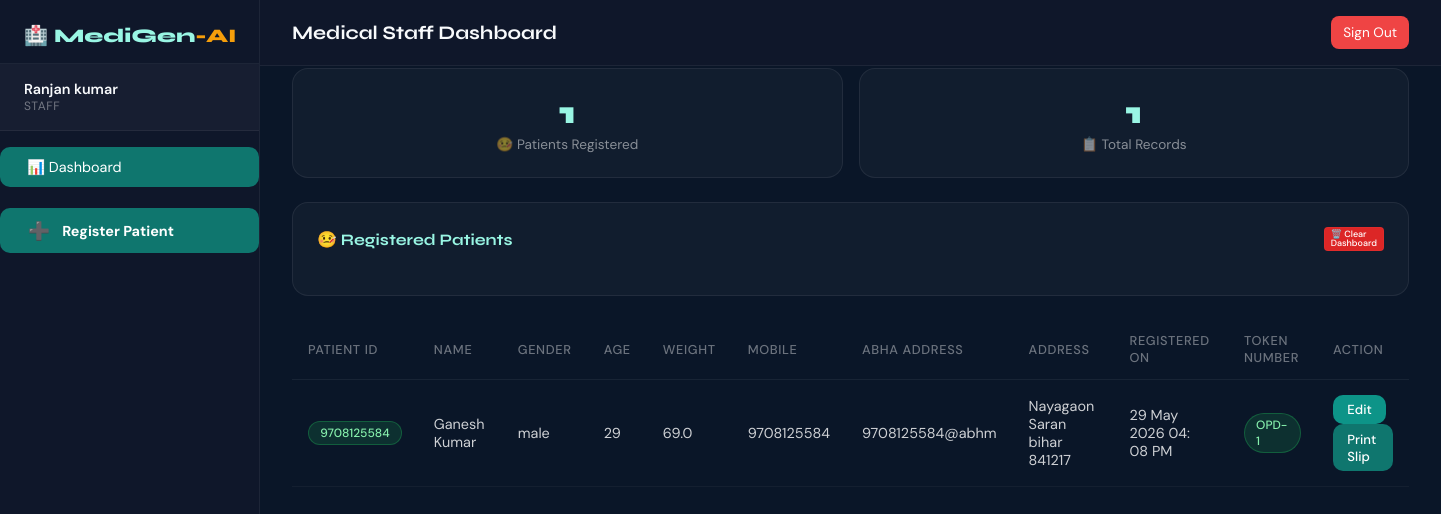
The app's page /staff (signed in) with its own data.
### app.py (models this page shows)
class Patient(db.Model):
    id = db.Column(db.Integer, primary_key=True)
    patient_id = db.Column(db.String(20), unique=True, nullable=False)
    user_id = db.Column(db.Integer, db.ForeignKey('user.id'))
    assigned_doctor_id = db.Column(db.Integer, db.ForeignKey('user.id'))
    name = db.Column(db.String(100), nullable=False)
    gender = db.Column(db.String(20))
    mobile = db.Column(db.String(15))
    email = db.Column(db.String(100))
    abha_address = db.Column(db.String(100))
    address = db.Column(db.String(300))
    age = db.Column(db.Integer)
    weight = db.Column(db.Float)
    registered_by = db.Column(db.Integer, db.ForeignKey('user.id'))
    registered_at = db.Column(db.DateTime, default=get_india_time)

### app.py (the view)
@app.route('/staff')
def staff_dashboard():
    if session.get('role') != 'staff':
        return redirect(url_for('login'))
    patients = Patient.query.filter_by(registered_by=session['user_id']).all()
    return render_template('staff/dashboard.html', patients=patients)

### templates/staff/dashboard.html (shortened to what this page needs)
{% extends 'base.html' %}
{% block page_title %}Medical Staff Dashboard{% endblock %}
{% block sidebar_nav %}
<a href="/staff" class="nav-item" style="background:#0f766e;color:white;border-radius:10px;">📊</span> Dashboard</a><br>
<a href="/staff/register-patient" class="nav-item"
style="background:#0f766e;color:white;border-radius:10px;"><span class="icon">➕</span> <strong>Register Patient</strong></a>
{% endblock %}
{% block content %}
<div class="stats-grid">
    <div class="stat-card">
        <div class="stat-num">{{ patients|length }}</div>
        <div class="stat-label">🤒 Patients Registered</div>
    </div>
    <div class="stat-card">
        <div class="stat-num">{{ patients|selectattr('registered_at')|list|length }}</div>
        <div class="stat-label">📋 Total Records</div>
    </div>
</div>
<div class="card">
    <div style="display:flex;align-items:center;justify-content:space-between;margin-bottom:1.2rem">
        <div class="card-title" style="margin-bottom:0">🤒 Registered Patients</div>
<a href="/staff/clear-dashboard"
   class="btn btn-danger btn-sm"
 style="
   background:#dc2626;
   color:white;
   padding:2px 6px;
   border-radius:4px;
   text-decoration:none;
   font-size:9px;
   font-weight:500;
   line-height:1;"
   onclick="return confirm('Clear all dashboard records?')">
   🗑️ Clear<br>Dashboard
</a>
</div>
</div>
    {% if patients %}
    <table>
        <thead>
            <tr>
                <th>Patient ID</th>
                <th>Name</th>
                <th>gender</th>
                <th>Age</th>
                <th>weight</th>
                <th>Mobile</th>
                <th>Abha Address</th>
                <th>Address</th>
                <th>Registered On</th>
                <th>Token Number</th>
                <th>Action</th>
            </tr>
        </thead>
        <tbody>
            {% for p in patients %}
            <tr>
                <td><span class="badge badge-green">{{ p.patient_id }}</span></td>
                <td>{{ p.name }}</td>
                <td>{{ p.gender or '-' }}</td>
                <td>{{ p.age or '—' }}</td>
                <td>{{ p.weight or '—' }}</td>
                <td>{{ p.mobile or '—' }}</td>
                <td>{{ p.abha_address or '—' }}</td>
                <td>{{ p.address or '—' }}</td>
                <td>{{ p.registered_at.strftime('%d %b %Y %I: %M %p') if p.registered_at else '—' }}</td>
                 <td>
                 <span class="badge badge-green">
                 OPD-{{ p.id }}
                 </span>
                </td>
                <td>
                  <a href="/edit_patient/{{ p.id }}"
                  class="btn btn-primary btn-sm">
                  Edit
                 </a>
                 <a href="/print-opd-slip/{{ p.id }}"
                class="btn btn-success btn-sm"
                target="_blank"
                style ="background:#0f766e;color:white;">
                 Print Slip
                 </a>
                </td>
        </tr>
       {% endfor %}
        </tbody>
    </table>
    {% else %}
    <div class="empty-state">
        <div class="icon">🤒</div>
        <p>No patients registered yet.</p>
        <a href="/staff/register-patient" class="btn btn-primary" style="margin-top:1rem">Register First Patient</a>
    </div>
    {% endif %}
</div>
{% endblock %}

### templates/base.html (style rules this page uses)
:root { --teal: #0d9488; --teal-dark: #0f766e; --teal-light: #99f6e4; --navy: #0f172a; --slate: #1e293b; --white: #f8fafc; --accent: #f59e0b; --danger: #ef4444; --success: #22c55e; --sidebar-w: 260px; }
* { margin: 0; padding: 0; box-sizing: border-box; }
body { font-family: 'DM Sans', sans-serif; background: #0a1628; color: var(--white); display: flex; min-height: 100vh; }
.nav-item { display: flex; align-items: center; gap: 0.7rem; padding: 0.7rem 1.5rem; color: rgba(255,255,255,0.5); text-decoration: none; font-size: 0.9rem; transition: all 0.2s; border-left: 3px solid transparent; }
.nav-item .icon { font-size: 1.1rem; width: 1.5rem; text-align: center; }
.card { background: rgba(255,255,255,0.03); border: 1px solid rgba(255,255,255,0.07); border-radius: 16px; padding: 1.5rem; margin-bottom: 1.5rem; }
.card-title { font-family: 'Syne', sans-serif; font-size: 1rem; font-weight: 700; margin-bottom: 1.2rem; color: var(--teal-light); }
.stats-grid { display: grid; grid-template-columns: repeat(auto-fit, minmax(180px, 1fr)); gap: 1rem; margin-bottom: 1.5rem; }
.stat-card { background: rgba(255,255,255,0.03); border: 1px solid rgba(255,255,255,0.07); border-radius: 16px; padding: 1.5rem; text-align: center; }
.stat-num { font-family: 'Syne', sans-serif; font-size: 2rem; font-weight: 800; color: var(--teal-light); }
.stat-label { font-size: 0.85rem; color: rgba(255,255,255,0.5); margin-top: 0.3rem; }
table { width: 100%; border-collapse: collapse; font-size: 0.9rem; }
th { text-align: left; padding: 0.8rem 1rem; color: rgba(255,255,255,0.4); font-weight: 500; font-size: 0.8rem; text-transform: uppercase; letter-spacing: 0.05em; border-bottom: 1px solid rgba(255,255,255,0.06); }
td { padding: 0.9rem 1rem; border-bottom: 1px solid rgba(255,255,255,0.04); color: rgba(255,255,255,0.8); }
.btn { padding: 0.65rem 1.5rem; border-radius: 10px; border: none; cursor: pointer; font-family: 'DM Sans', sans-serif; font-size: 0.9rem; font-weight: 500; transition: all 0.2s; text-decoration: none; display: inline-flex; align-items: center; gap: 0.4rem; }
.btn-primary { background: var(--teal); color: white; }
.btn-danger { background: rgba(239,68,68,0.15); color: #fca5a5; border: 1px solid rgba(239,68,68,0.2); }
.btn-sm { padding: 0.4rem 0.9rem; font-size: 0.82rem; }
.badge { display: inline-block; padding: 0.2rem 0.7rem; border-radius: 50px; font-size: 0.75rem; font-weight: 500; }
.badge-green { background: rgba(34,197,94,0.15); color: #86efac; border: 1px solid rgba(34,197,94,0.3); }

### records on screen
Patient: patient_id "9708125584", name "Ganesh Kumar", gender "male", age "29", weight "69.0", mobile "9708125584", abha_address "9708125584@abhm", address "Nayagaon Saran bihar 841217", registered_at "29 May 2026 04: 08 PM", id "1"

### other values on screen
{{ session.name }} "Ranjan kumar"
{{ session.role }} "STAFF"
{{ patients|length }} "1"
{{ patients|selectattr('registered_at')|list|length }} "1"
